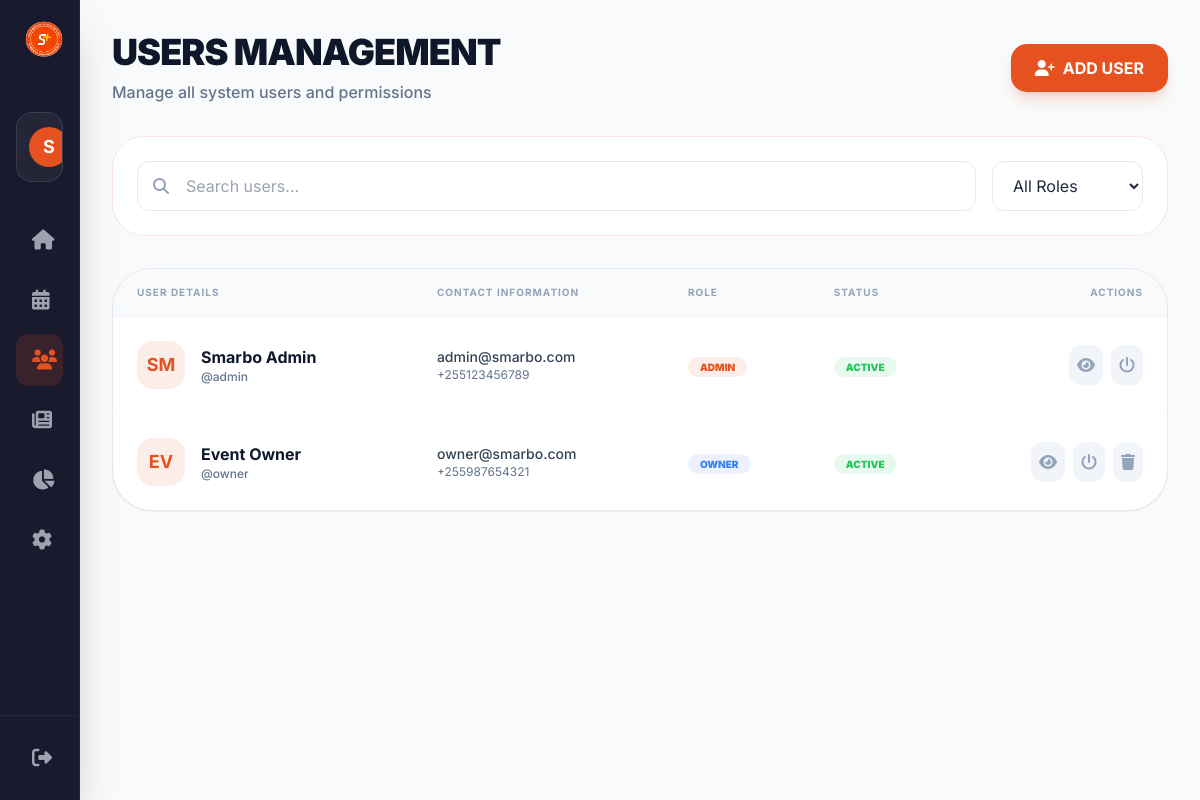
The page /admin/users.php (signed in) on the database its author committed.
### tables this page shows
CREATE TABLE users (
    id INT AUTO_INCREMENT PRIMARY KEY,
    username VARCHAR(50) UNIQUE NOT NULL,
    email VARCHAR(100) UNIQUE NOT NULL,
    password VARCHAR(255) NOT NULL,
    role ENUM('admin', 'event_owner') NOT NULL DEFAULT 'event_owner',
    full_name VARCHAR(100),
    phone VARCHAR(20),
    avatar VARCHAR(255),
    created_at TIMESTAMP DEFAULT CURRENT_TIMESTAMP,
    is_active BOOLEAN DEFAULT TRUE
);

### admin/users.php (the view, shortened to what this page needs)
<?php
require_once 'includes/header.php';
require_once 'includes/sidebar.php';
$users = $conn->query("SELECT * FROM users ORDER BY created_at DESC");
?>
<main class="flex-1 lg:ml-20 p-4 md:p-8 transition-all duration-300 min-w-0 pb-24 lg:pb-8">
    <header class="flex flex-col lg:flex-row lg:items-center justify-between mb-8 gap-4">
        <div>
            <h1 class="text-4xl font-black text-slate-900 mb-2 uppercase tracking-tight">Users Management</h1>
            <p class="text-slate-500 font-medium">Manage all system users and permissions</p>
        </div>
        <div class="flex gap-3">
            <a href="create-user.php" class="bg-primary hover:bg-primary-dark text-white px-6 py-3 rounded-2xl font-bold transition-all flex items-center gap-2 shadow-lg shadow-primary/20">
                <i class="fas fa-user-plus"></i>
                <span>ADD USER</span>
            </a>
        </div>
    </header>
    <div class="glass p-6 rounded-[32px] mb-8 flex flex-col md:flex-row gap-4">
        <div class="flex-1 relative">
            <i class="fas fa-search absolute left-4 top-1/2 -translate-y-1/2 text-slate-400"></i>
            <input type="text" id="searchInput" placeholder="Search users..." class="w-full bg-white/50 border border-slate-200 rounded-xl py-3 pl-12 pr-4 focus:outline-none focus:border-primary transition-all">
        </div>
        <select id="roleFilter" class="bg-white/50 border border-slate-200 rounded-xl px-4 py-3 focus:outline-none focus:border-primary transition-all">
            <option value="">All Roles</option>
        </select>
    </div>
    <div class="bg-white rounded-[40px] border border-slate-200 shadow-sm overflow-hidden">
        <div class="overflow-x-auto">
            <table class="w-full text-left" id="usersTable">
                <thead>
                    <tr class="bg-slate-50 border-b border-slate-100 text-[10px] font-black text-slate-400 uppercase tracking-widest">
                        <th class="px-6 py-4">User Details</th>
                        <th class="px-6 py-4">Contact Information</th>
                        <th class="px-6 py-4">Role</th>
                        <th class="px-6 py-4">Status</th>
                        <th class="px-6 py-4 text-right">Actions</th>
                    </tr>
                </thead>
                <tbody class="divide-y divide-slate-50">
                    <?php while($u = $users->fetch_assoc()):
                        $initials = strtoupper(substr($u['full_name'], 0, 2));
                    ?>
                    <tr class="user-row hover:bg-slate-50/50 transition-colors" data-role="<?php echo $u['role']; ?>" data-search="<?php echo strtolower($u['full_name'] . ' ' . $u['email']); ?>">
                        <td class="px-6 py-6">
                            <div class="flex items-center gap-4">
                                <div class="w-12 h-12 rounded-2xl bg-primary/10 text-primary flex items-center justify-center font-bold text-lg">
                                    <?php echo $initials; ?>
                                </div>
                                <div>
                                    <div class="font-bold text-slate-900"><?php echo htmlspecialchars($u['full_name']); ?></div>
                                    <div class="text-xs text-slate-500 font-medium">@<?php echo htmlspecialchars($u['username']); ?></div>
                                </div>
                            </div>
                        </td>
                        <td class="px-6 py-6 text-sm">
                            <div class="text-slate-700 font-medium"><?php echo htmlspecialchars($u['email']); ?></div>
                            <div class="text-xs text-slate-500"><?php echo htmlspecialchars($u['phone'] ?? 'No phone'); ?></div>
                        </td>
                        <td class="px-6 py-6">
                            <?php if($u['role'] == 'admin'): ?>
                                <span class="px-3 py-1 rounded-full bg-primary/10 text-primary text-[10px] font-black uppercase">Admin</span>
                            <?php else: ?>
                                <span class="px-3 py-1 rounded-full bg-blue-500/10 text-blue-500 text-[10px] font-black uppercase">Owner</span>
                            <?php endif; ?>
                        </td>
                        <td class="px-6 py-6">
                            <?php if($u['is_active']): ?>
                                <span class="px-3 py-1 rounded-full bg-green-500/10 text-green-500 text-[10px] font-black uppercase">Active</span>
                            <?php else: ?>
                                <span class="px-3 py-1 rounded-full bg-slate-100 text-slate-500 text-[10px] font-black uppercase">Inactive</span>
                            <?php endif; ?>
                        </td>
                        <td class="px-6 py-6 text-right">
                            <div class="flex justify-end gap-2">
                                <a href="view-user.php?id=<?php echo $u['id']; ?>" class="p-2 rounded-xl bg-slate-100 text-slate-400 hover:text-blue-500 hover:bg-blue-50 transition-all" title="View">
                                    <i class="fas fa-eye"></i>
                                </a>
                                <form method="POST" class="inline">
                                    <button type="submit" name="toggle_user" class="p-2 rounded-xl bg-slate-100 text-slate-400 hover:text-amber-500 hover:bg-amber-50 transition-all" title="Toggle Status">
                                        <i class="fas fa-power-off"></i>
                                    </button>
                                </form>
                                <?php if($u['role'] != 'admin'): ?>
                                <form method="POST" class="inline" onsubmit="return confirm('Delete user?')">
                                    <button type="submit" name="delete_user" class="p-2 rounded-xl bg-slate-100 text-slate-400 hover:text-red-500 hover:bg-red-50 transition-all" title="Delete">
                                        <i class="fas fa-trash"></i>
                                    </button>
                                </form>
                                <?php endif; ?>
                            </div>
                        </td>
                    </tr>
                    <?php endwhile; ?>
                </tbody>
            </table>
        </div>
    </div>
</main>
<?php require_once 'includes/footer.php'; ?>

### admin/includes/header.php (style rules this page uses)
body { background-color: #f8f9fa; font-family: 'Inter', sans-serif; overflow-x: hidden; -webkit-font-smoothing: antialiased; }
.glass { background: rgba(255, 255, 255, 0.85); backdrop-filter: blur(14px); border: 1px solid rgba(230, 82, 31, 0.15); }

### rows shown on the page
users: full_name "SM", full_name "Smarbo Admin", username "admin", email "admin@smarbo.com", phone "+255123456789", role "ADMIN", is_active "ACTIVE"
users: full_name "EV", full_name "Event Owner", username "owner", email "owner@smarbo.com", phone "+255987654321", role "OWNER", is_active "ACTIVE"

### other values the page prints
substr($user['full_name'] ?? 'A', 0, 1) "S"
